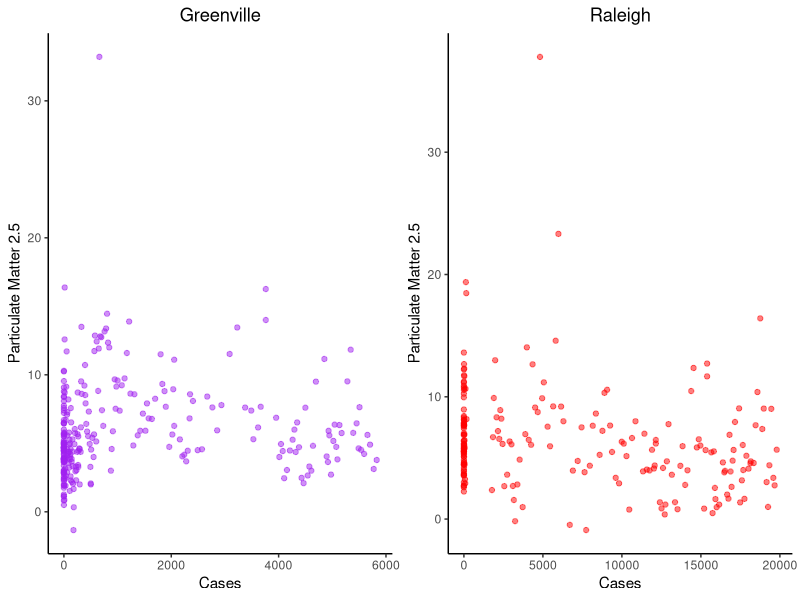
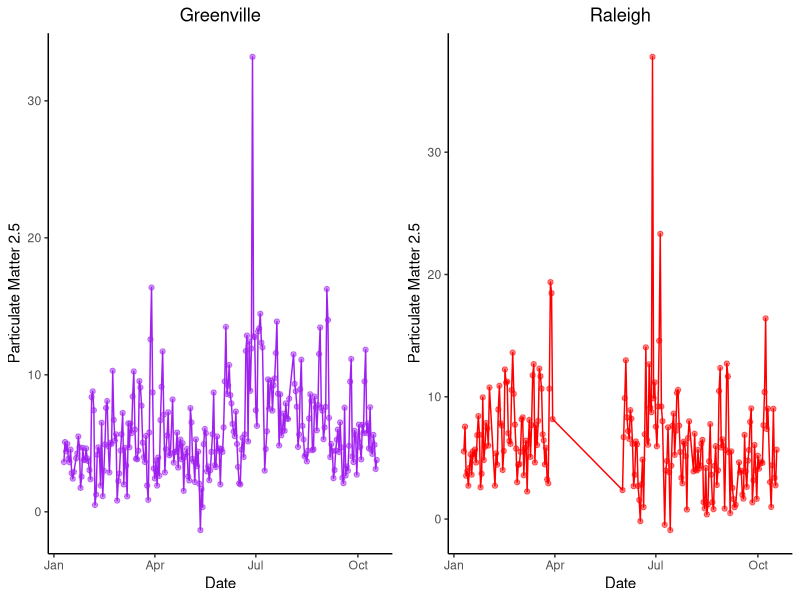
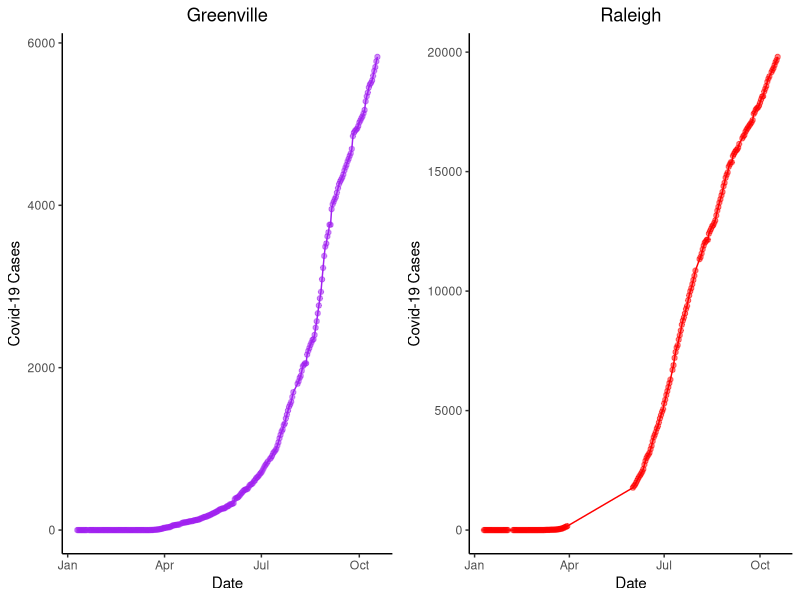
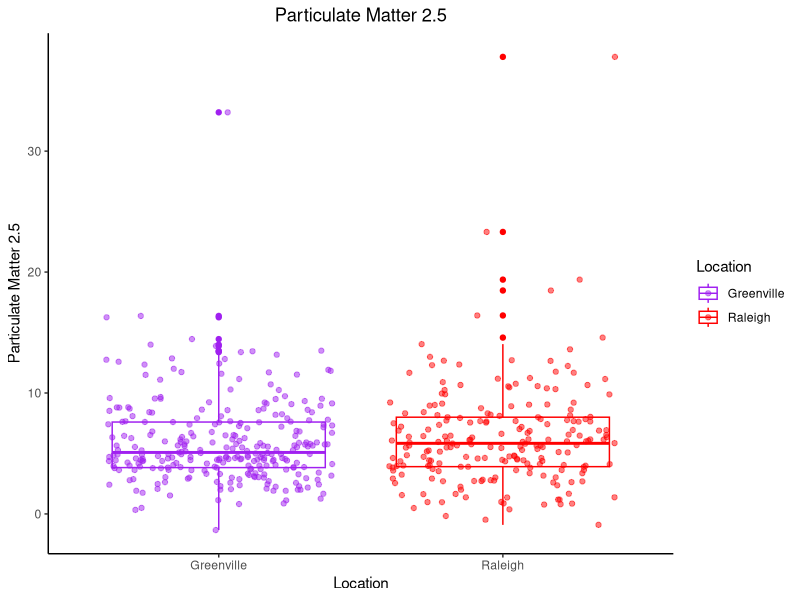
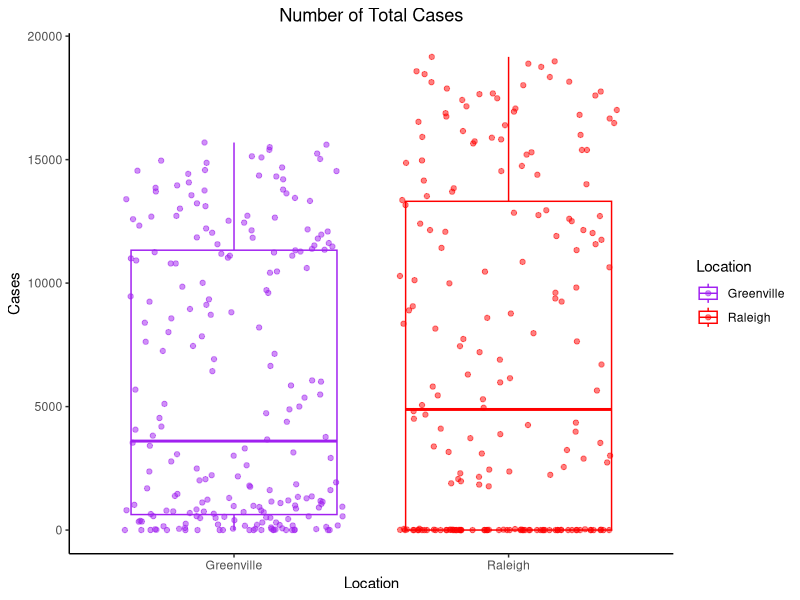
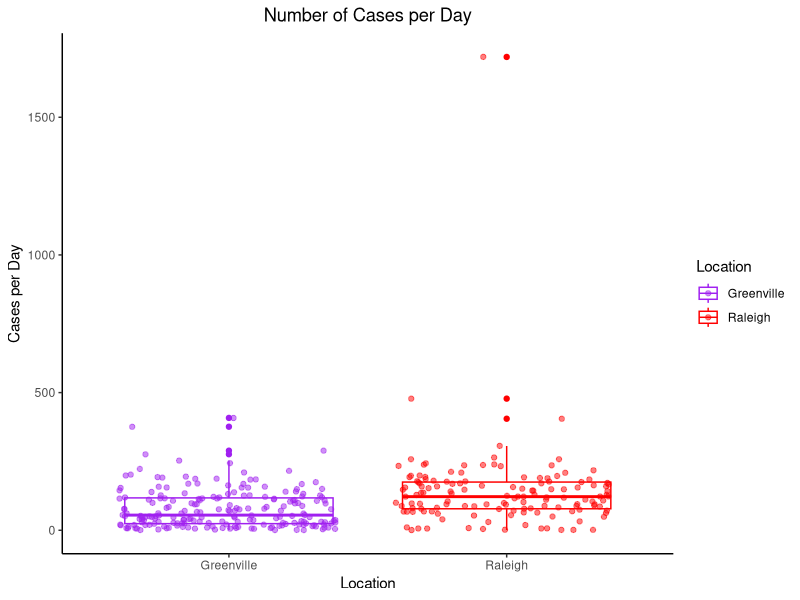

Reproduce these figures in R, in order.
library(tidyverse)
library(gridExtra)


#load in data

Gdat<-read.csv("derived_data/Greenville.Clean.Covid.csv")
Rdat<-read.csv("derived_data/Raleigh.Clean.Covid.csv")

g1 <- Gdat %>% 
  ggplot(aes(x = Cases, y = PM25)) +
  geom_point(alpha = .5, color = "Purple") +
  theme(panel.grid.major = element_blank(), panel.grid.minor = element_blank(),
        panel.background = element_blank(), axis.line = element_line(colour = "black")) +
  ggtitle("Greenville") +
  ylab("Particulate Matter 2.5") +
  theme(plot.title = element_text(hjust = 0.5))
g2 <- Rdat %>% 
  ggplot(aes(x = Cases, y = PM25)) +
  geom_point(alpha = .5, color = "Red") +
  theme(panel.grid.major = element_blank(), panel.grid.minor = element_blank(),
        panel.background = element_blank(), axis.line = element_line(colour = "black"))  +
  ggtitle("Raleigh") +
  ylab("Particulate Matter 2.5") +
  theme(plot.title = element_text(hjust = 0.5))

Graph1 <- grid.arrange(g1, g2, nrow = 1)
ggsave("derived_graphs/PM25.Vs.Cases.plot.png", plot = Graph1)

g3 <-  Gdat %>% 
  ggplot(aes(x = as.Date(utc, "%Y-%m-%d"), y = PM25)) +
  geom_point(alpha = .5, color = "Purple") +
  geom_line(color = "Purple")  +
  theme(panel.grid.major = element_blank(), panel.grid.minor = element_blank(),
        panel.background = element_blank(), axis.line = element_line(colour = "black")) +
  ggtitle("Greenville") +
  theme(plot.title = element_text(hjust = 0.5)) +
  ylab("Particulate Matter 2.5") +
  xlab("Date")

g4 <-  Rdat %>% 
  ggplot(aes(x = as.Date(utc, "%Y-%m-%d"), y = PM25)) +
  geom_point(alpha = .5, color = "Red") +
  geom_line(color = "Red")  +
  theme(panel.grid.major = element_blank(), panel.grid.minor = element_blank(),
        panel.background = element_blank(), axis.line = element_line(colour = "black")) +
  ggtitle("Raleigh") +
  ylab("Particulate Matter 2.5") +
  theme(plot.title = element_text(hjust = 0.5)) +
  ylab("Particulate Matter 2.5") +
  xlab("Date")

Graph2 <- grid.arrange(g3, g4, nrow = 1)
ggsave("derived_graphs/Time.Vs.PM25.plot.png", plot = Graph2)

g5 <- Gdat %>% 
  ggplot(aes(x = as.Date(utc, "%Y-%m-%d"), y = Cases)) +
  geom_point(alpha = .5, color = "Purple") +
  geom_line(color = "Purple")  +
  theme(panel.grid.major = element_blank(), panel.grid.minor = element_blank(),
        panel.background = element_blank(), axis.line = element_line(colour = "black")) +
  ggtitle("Greenville") +
  theme(plot.title = element_text(hjust = 0.5)) +
  ylab("Covid-19 Cases") +
  xlab("Date")

g6 <- Rdat %>% 
  ggplot(aes(x = as.Date(utc, "%Y-%m-%d"), y = Cases)) +
  geom_point(alpha = .5, color = "Red") +
  geom_line(color = "Red")  +
  theme(panel.grid.major = element_blank(), panel.grid.minor = element_blank(),
        panel.background = element_blank(), axis.line = element_line(colour = "black")) +
  ggtitle("Raleigh") +
  theme(plot.title = element_text(hjust = 0.5)) +
  ylab("Covid-19 Cases") +
  xlab("Date")

Graph3 <- grid.arrange(g5, g6, nrow = 1)
ggsave("derived_graphs/Time.Vs.Cases.plot.png", plot = Graph3)  

PM25.data <- rbind(Gdat[, c(4, 5)] , Rdat[, c(4, 9)])

g7 <- PM25.data %>% 
  ggplot(aes(y = PM25, x = Location)) +
  geom_boxplot(aes(color = Location)) + 
  geom_jitter(aes(color = Location), alpha = .5) +
  theme(panel.grid.major = element_blank(), panel.grid.minor = element_blank(),
        panel.background = element_blank(), axis.line = element_line(colour = "black")) +
  ggtitle("Particulate Matter 2.5") +
  ylab("Particulate Matter 2.5") +
  theme(plot.title = element_text(hjust = 0.5)) +
  scale_color_manual(breaks = c("Greenville", "Raleigh"), values=c("Purple", "Red")) 
ggsave("derived_graphs/PM25.boxplot.png", plot = g7)

Full.data <- read.csv("derived_data/DF.Final.csv")


g8 <- Full.data %>% 
  ggplot(aes(y = Cases, x = Location)) +
  geom_boxplot(aes(color = Location)) +
  geom_jitter(aes(color = Location), alpha = .5) +
  theme(panel.grid.major = element_blank(), panel.grid.minor = element_blank(),
        panel.background = element_blank(), axis.line = element_line(colour = "black")) +
  ggtitle("Number of Total Cases") +
  theme(plot.title = element_text(hjust = 0.5)) +
  ylab("Cases") +
  scale_color_manual(breaks = c("Greenville", "Raleigh"), values=c("Purple", "Red"))

ggsave("derived_graphs/Total.Cases.boxplot.png", plot = g8)

Full.data = Full.data %>% 
  mutate(New_Cases = Cases - lag(Cases)) 
Full.data$New_Cases[205] = 0
Full.data$New_Cases[1] = 0
Full.data$New_Cases[13] = 0
Full.data = Full.data %>% 
  filter(New_Cases > 0)

g9 <- Full.data %>% 
  ggplot(aes(y = New_Cases, x = Location)) +
  geom_boxplot(aes(color = Location)) +
  geom_jitter(aes(color = Location), alpha = .5) +
  theme(panel.grid.major = element_blank(), panel.grid.minor = element_blank(),
        panel.background = element_blank(), axis.line = element_line(colour = "black")) +
  ggtitle("Number of Cases per Day") +
  theme(plot.title = element_text(hjust = 0.5)) +
  ylab("Cases per Day") +
  scale_color_manual(breaks = c("Greenville", "Raleigh"), values=c("Purple", "Red"))

ggsave("derived_graphs/Per.Day.Cases.boxplot.png", plot = g9)
